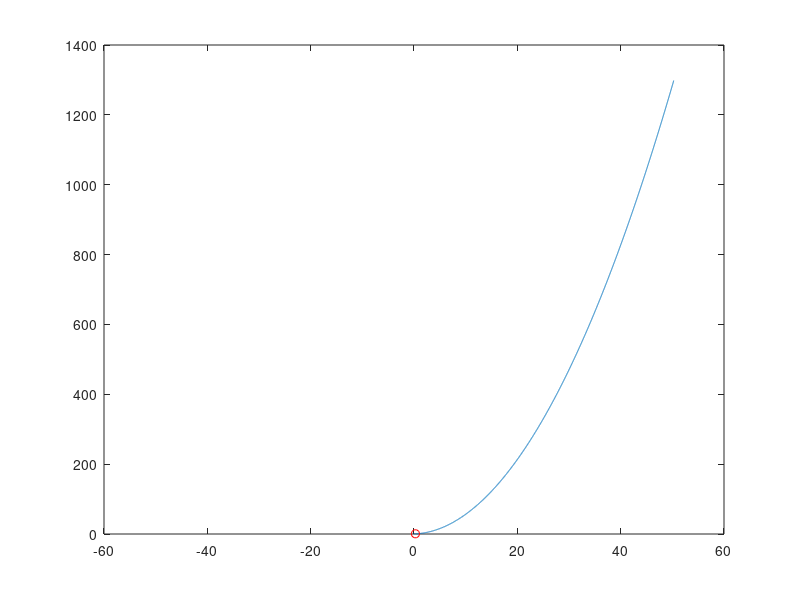
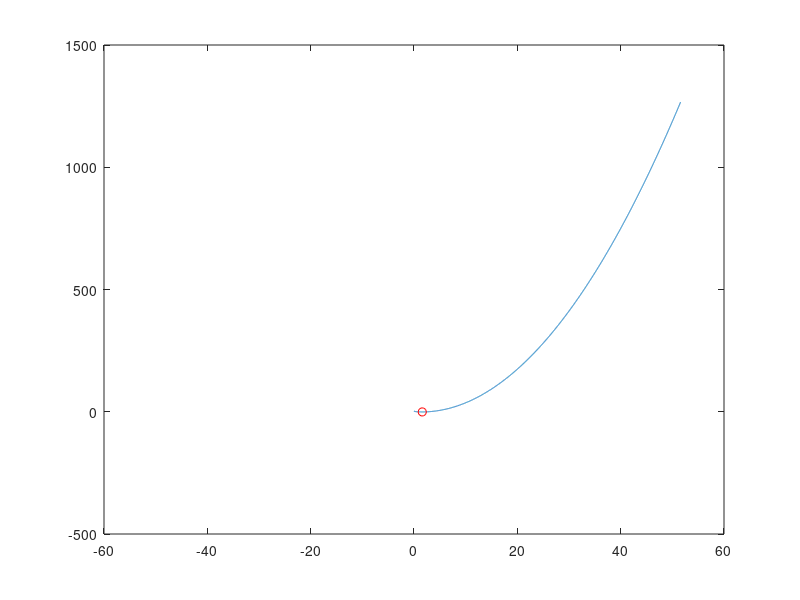
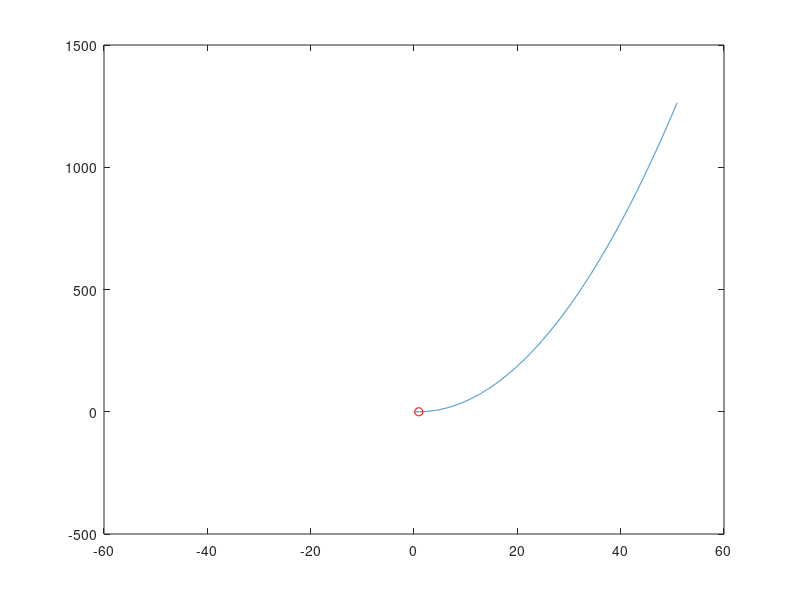
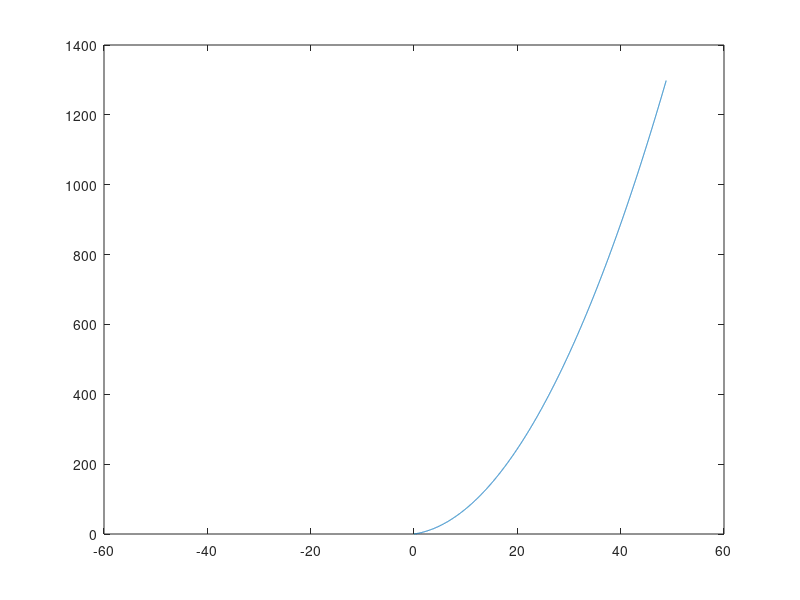

Recreate these plots in MATLAB, in order.
clear all; clc;

m=8;n=6;r = 3;
 % X = rand(m,n);
W0 = randn(m,r);
H0 = randn(r,n);
X = max(0, W0*H0);

lambda = randn(m,n);
rho=1;


p = find(X>0);
q = find(X==0);

epsilon = 0.01;

[U,S,V] = svds(X,r);
Theta = U*S*V';
Theta = max(epsilon,Theta);

W = U;
H = S*V';

A = W*H;

%for k=1:100

Theta(p) = (1 / 2*rho) * ((rho*A(p) - lambda(p) - 1) + sqrt((lambda(p) - rho*A(p) + 1).^2 + 4*rho*X(p)));

t1 = (rho*A - lambda + 1) ./ rho;
t2 = (rho*A - lambda) ./ rho;

Y = rho*A - lambda;

y1 = find(Y>1);
q1 = intersect(q,y1);

y2 = find(Y<0);
q2 = intersect(q,y2);

y3 = find(Y>0);
y4 = find(Y<1);
y5 = intersect(y3,y4);
q3 = intersect(q,y5); 

Theta(q1) = t1(q1);
Theta(q2) = t2(q2); 
Theta(q3) = 0;


        obj = max(0,Theta) - X.* log(max(0,Theta)) + Theta.*lambda + rho/2 .* (Theta - A).^2;
        % 
        % W = (1/rho) * ((H*H') \ (H* lambda' + rho * H * Theta') );
        % W = W';
        % H = (1/rho) * ((W'*W) \ (W' * lambda + rho * W' * Theta) );
        % A = W*H;
        % lambda = lambda + rho*(Theta - A);

     for i = 1 : m
        for j = 1 : n
            thetaijint = [Theta(i,j)-50:0.01:Theta(i,j)+50]; 
            for k = 1 : length(thetaijint)
                fthetaijint(k) = max(0,thetaijint(k)) - X(i,j).* log(max(0,thetaijint(k))) + thetaijint(k).*lambda(i,j) + rho/2 .* (thetaijint(k) - A(i,j)).^2;
            end

            % if min(fthetaijint) < obj(i,j)-1e-12
            %     disp('PROBLEM in your formula Atharva')
                  figure; 
            plot(thetaijint,fthetaijint);
            hold on; 
            plot(Theta(i,j),obj(i,j),'ro'); 

            %     keyboard
            % end

        end
    end

        
        % i=3;j=3;
        % error(k)= Theta(i,j);

%end
   
% figure;
% set(0, 'DefaultAxesFontSize', 20);
% set(0, 'DefaultLineLineWidth', 2);
% semilogy(error);     
